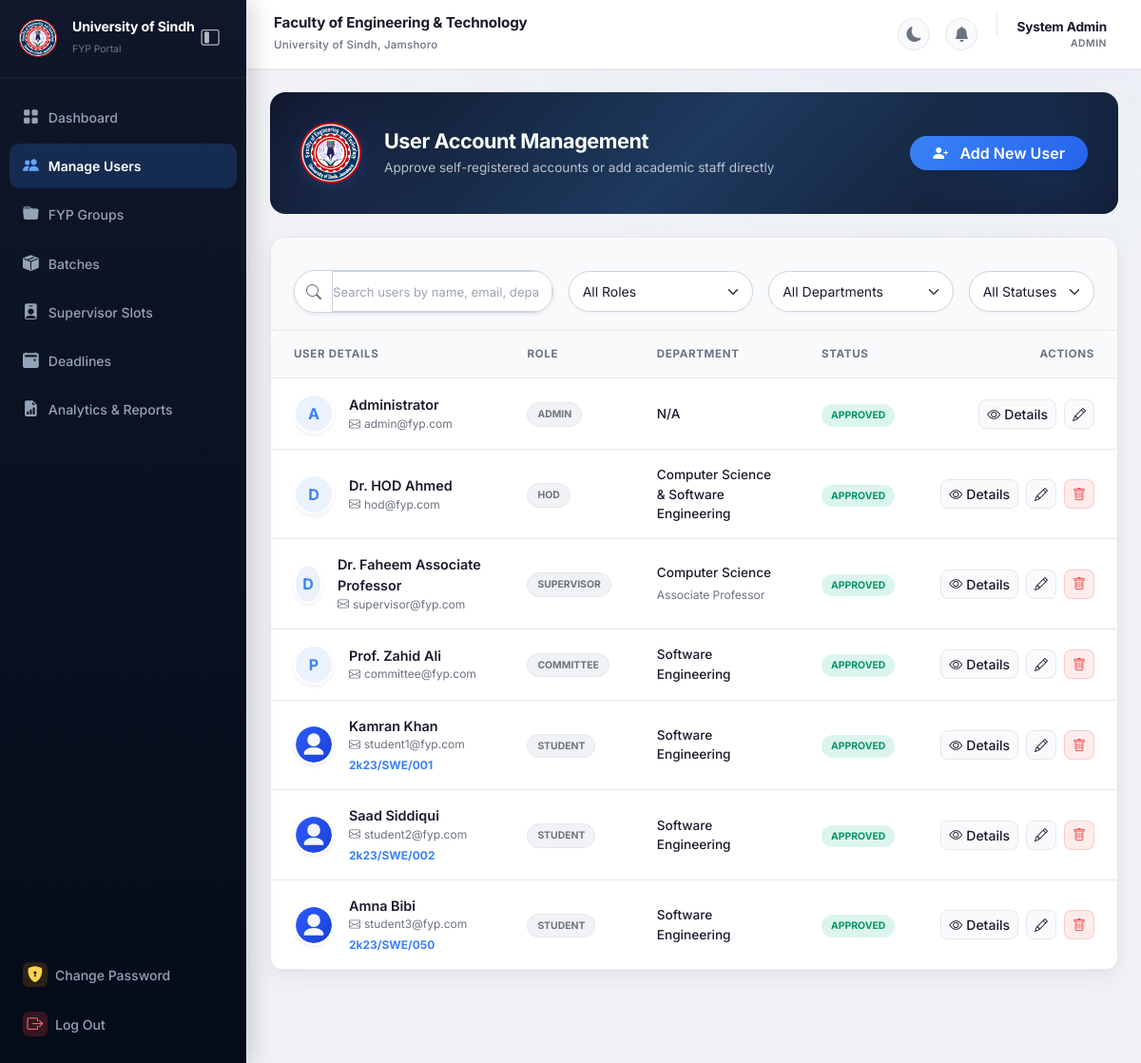
Page /admin/users (signed in) on the committed database.
### tables this page shows
CREATE TABLE users (
    id INT AUTO_INCREMENT PRIMARY KEY,
    email VARCHAR(255) NOT NULL UNIQUE,
    cnic VARCHAR(50) DEFAULT NULL UNIQUE,
    password VARCHAR(255) NOT NULL,
    role ENUM('admin', 'hod', 'student', 'supervisor', 'committee') NOT NULL,
    status ENUM('pending', 'approved', 'rejected') DEFAULT 'pending',
    reset_token VARCHAR(255) DEFAULT NULL,
    reset_token_expiry DATETIME DEFAULT NULL,
    created_at TIMESTAMP DEFAULT CURRENT_TIMESTAMP
);

CREATE TABLE profiles (
    user_id INT PRIMARY KEY,
    prefix VARCHAR(10) NOT NULL,
    surname VARCHAR(100) NOT NULL,
    cnic VARCHAR(20) NOT NULL UNIQUE,
    cnic_expiry DATE DEFAULT NULL,
    father_name VARCHAR(100) DEFAULT NULL,
    dob DATE NOT NULL,
    mobile_code VARCHAR(5) NOT NULL,
    mobile_no VARCHAR(15) NOT NULL,
    place_of_birth VARCHAR(100) DEFAULT NULL,
    country VARCHAR(100) DEFAULT NULL,
    province_state VARCHAR(100) DEFAULT NULL,
    district VARCHAR(100) DEFAULT NULL,
    city VARCHAR(100) DEFAULT NULL,
    home_address TEXT NOT NULL,
    permanent_address TEXT DEFAULT NULL,
    zip_code VARCHAR(20) DEFAULT NULL,
    blood_group VARCHAR(5) DEFAULT NULL,
    gender VARCHAR(10) NOT NULL,
    updated_at TIMESTAMP DEFAULT CURRENT_TIMESTAMP ON UPDATE CURRENT_TIMESTAMP,
    FOREIGN KEY (user_id) REFERENCES users(id) ON DELETE CASCADE
);

CREATE TABLE supervisors (
    user_id INT PRIMARY KEY,
    name VARCHAR(100) NOT NULL,
    designation VARCHAR(100) NOT NULL,
    department VARCHAR(100) NOT NULL,
    research_interest TEXT DEFAULT NULL,
    FOREIGN KEY (user_id) REFERENCES users(id) ON DELETE CASCADE
);

CREATE TABLE students (
    user_id INT PRIMARY KEY,
    student_id VARCHAR(50) NOT NULL UNIQUE,
    name VARCHAR(100) NOT NULL,
    phone VARCHAR(20) DEFAULT NULL,
    department VARCHAR(100) NOT NULL,
    avatar VARCHAR(255) DEFAULT NULL,
    shift ENUM('Morning', 'Evening') NOT NULL DEFAULT 'Morning',
    FOREIGN KEY (user_id) REFERENCES users(id) ON DELETE CASCADE
);

### src/Controller/AdminController.php (called while the page is built, shortened)
<?php
class AdminController extends BaseController {
    public function users() {
        $db = \Database::getInstance()->getConnection();
        $users = $db->query("SELECT u.*,
            COALESCE(s.name, sup.name, c.name, d.name, coord.name, 'Administrator') as name,
            s.student_id,
            s.avatar,
            s.shift,
            sup.designation,
            COALESCE(s.department, sup.department, c.department, d.department, coord.department, 'N/A') as department,
            prof.father_name,
            prof.dob,
            prof.mobile_code,
            prof.mobile_no,
            prof.gender,
            prof.province_state,
            prof.district,
            prof.home_address
            FROM users u
            LEFT JOIN students s ON u.id = s.user_id
            LEFT JOIN supervisors sup ON u.id = sup.user_id
            LEFT JOIN committees c ON u.id = c.user_id
            LEFT JOIN hods d ON u.id = d.user_id
            LEFT JOIN coordinators coord ON u.id = coord.user_id
            LEFT JOIN profiles prof ON u.id = prof.user_id
            ORDER BY CASE WHEN u.status = 'pending' THEN 1 ELSE 2 END ASC, u.created_at DESC")->fetchAll();
        $this->render('admin/users', [
            'users' => $users
        ]);
    }
}

### src/View/admin/users.php (the view, shortened to what this page needs)
<?php
$basePath = dirname($_SERVER['SCRIPT_NAME']) === '/' || dirname($_SERVER['SCRIPT_NAME']) === '\\' ? '' : dirname($_SERVER['SCRIPT_NAME']);
?>
<div class="group-hero">
    <div class="d-flex flex-column flex-md-row align-items-center justify-content-between gap-4 position-relative z-1">
        <div class="d-flex flex-column flex-md-row align-items-center gap-4 text-center text-md-start">
            <div class="group-hero-icon" style="background: transparent;">
                <img src="<?php echo $basePath; ?>/images/logo.png" alt="Logo" style="width: 100%; height: 100%; object-fit: contain;">
            </div>
            <div>
                <h4 class="text-white fw-bold m-0" style="font-size: 1.35rem; letter-spacing: -0.02em;">User Account Management</h4>
                <p class="mb-0 mt-1" style="color: rgba(255,255,255,0.7); font-size: 0.85rem;">Approve self-registered accounts or add academic staff directly</p>
            </div>
        </div>
        <button class="btn btn-primary rounded-pill px-4 align-self-stretch align-self-md-center shadow-sm border-0" style="background: linear-gradient(135deg, #3b82f6, #2563eb);" data-bs-toggle="modal" data-bs-target="#createUserModal">
            <i class="bi bi-person-plus-fill me-2"></i> Add New User
        </button>
    </div>
</div>
<div class="grp-section">
    <div class="grp-section-header">
        <div class="row g-3 align-items-center w-100 m-0">
            <div class="col-md-4 ps-0">
                <div class="input-group shadow-sm rounded-pill overflow-hidden border border-light-subtle">
                    <span class="input-group-text bg-white border-0"><i class="bi bi-search text-muted"></i></span>
                    <input type="text" class="form-control border-0 ps-0 table-search shadow-none" placeholder="Search users by name, email, department..." data-target="users-table">
                </div>
            </div>
            <div class="col-md-3">
                <select class="form-select table-filter shadow-sm rounded-pill border border-light-subtle" data-column="role" data-target="users-table">
                    <option value="all">All Roles</option>
                </select>
            </div>
            <div class="col-md-3">
                <select class="form-select table-filter shadow-sm rounded-pill border border-light-subtle" data-column="department" data-target="users-table">
                    <option value="all">All Departments</option>
                </select>
            </div>
            <div class="col-md-2 pe-0">
                <select class="form-select table-filter shadow-sm rounded-pill border border-light-subtle" data-column="status" data-target="users-table">
                    <option value="all">All Statuses</option>
                </select>
            </div>
        </div>
    </div>
    <div class="table-responsive">
        <table class="table modern-table m-0" id="users-table">
            <thead>
                <tr>
                    <th class="ps-4">User Details</th>
                    <th>Role</th>
                    <th>Department</th>
                    <th>Status</th>
                    <th class="text-end pe-4">Actions</th>
                </tr>
            </thead>
            <tbody>
                <?php foreach($users as $u): ?>
                <tr data-role="<?php echo htmlspecialchars($u['role']); ?>" data-department="<?php echo htmlspecialchars($u['department']); ?>" data-status="<?php echo htmlspecialchars($u['status']); ?>">
                    <td class="ps-4">
                        <div class="d-flex align-items-center gap-3">
                            <?php if ($u['role'] === 'student'): ?>
                                <?php $avatarFile = !empty($u['avatar']) ? $u['avatar'] : 'default_avatar.svg'; ?>
                                <img src="<?php echo $basePath; ?>/uploads/avatars/<?php echo htmlspecialchars($avatarFile); ?>" class="rounded-circle shadow-sm" style="width: 42px; height: 42px; object-fit: cover; border: 2px solid var(--card-bg);" alt="Avatar">
                            <?php else: ?>
                                <div class="rounded-circle d-flex align-items-center justify-content-center shadow-sm" style="width: 42px; height: 42px; font-weight: bold; background: rgba(59,130,246,0.1); color: #3b82f6; border: 2px solid var(--card-bg);">
                                    <?php echo strtoupper(substr($u['name'], 0, 1)); ?>
                                </div>
                            <?php endif; ?>
                            <div>
                                <div class="fw-semibold" style="font-size: 0.9rem;"><?php echo htmlspecialchars($u['name']); ?></div>
                                <div class="text-muted" style="font-size: 0.75rem;"><i class="bi bi-envelope me-1"></i><?php echo htmlspecialchars($u['email']); ?></div>
                                <?php if($u['student_id']): ?>
                                    <div class="mt-1 fw-bold" style="color: var(--primary-color); font-size: 0.75rem;"><?php echo htmlspecialchars($u['student_id']); ?></div>
                                <?php endif; ?>
                            </div>
                        </div>
                    </td>
                    <td>
                        <span class="status-pill bg-light text-secondary border">
                            <?php echo htmlspecialchars($u['role']); ?>
                        </span>
                    </td>
                    <td>
                        <div class="fw-medium" style="font-size: 0.85rem;"><?php echo htmlspecialchars($u['department']); ?></div>
                        <?php if($u['designation']): ?>
                            <small class="text-muted" style="font-size: 0.75rem;"><?php echo htmlspecialchars($u['designation']); ?></small>
                        <?php endif; ?>
                    </td>
                    <td>
                        <?php if($u['status'] === 'approved'): ?>
                            <span class="status-pill" style="background: rgba(16,185,129,0.15); color: #059669;">Approved</span>
                        <?php elseif($u['status'] === 'pending'): ?>
                            <span class="status-pill animate-pulse" style="background: rgba(245,158,11,0.15); color: #d97706;">Pending</span>
                        <?php else: ?>
                            <span class="status-pill" style="background: rgba(239,68,68,0.15); color: #dc2626;">Rejected</span>
                        <?php endif; ?>
                    </td>
                    <td class="text-end pe-4">
                        <div class="d-flex justify-content-end gap-2">
                            <button type="button" class="btn btn-sm d-flex align-items-center gap-1 btn-view-user" style="background: var(--form-bg); border: 1px solid var(--border-color); color: var(--text-primary); border-radius: 8px; font-weight: 500; transition: all 0.2s;" onmouseover="this.style.background='var(--border-color)';" onmouseout="this.style.background='var(--form-bg)';"
                                data-bs-toggle="modal" data-bs-target="#viewUserModal"
                                data-id="<?php echo htmlspecialchars((string)($u['id']), ENT_QUOTES, 'UTF-8'); ?>"
                                data-name="<?php echo htmlspecialchars($u['name'] ?? ''); ?>"
                                data-role="<?php echo htmlspecialchars($u['role'] ?? ''); ?>"
                                data-email="<?php echo htmlspecialchars($u['email'] ?? ''); ?>"
                                data-cnic="<?php echo htmlspecialchars($u['cnic'] ?? 'N/A'); ?>"
                                data-student-id="<?php echo htmlspecialchars($u['student_id'] ?? 'N/A'); ?>"
                                data-dept="<?php echo htmlspecialchars($u['department'] ?? ''); ?>"
                                data-shift="<?php echo htmlspecialchars($u['shift'] ?? 'N/A'); ?>"
                                data-father="<?php echo htmlspecialchars($u['father_name'] ?? 'N/A'); ?>"
                                data-phone="<?php echo htmlspecialchars(($u['mobile_code'] ?? '') . ($u['mobile_no'] ?? 'N/A')); ?>"
                                data-gender="<?php echo htmlspecialchars($u['gender'] ?? 'N/A'); ?>"
                                data-dob="<?php echo htmlspecialchars($u['dob'] ?? 'N/A'); ?>"
                                data-domicile="<?php echo htmlspecialchars(($u['province_state'] ?? '') . ' / ' . ($u['district'] ?? 'N/A')); ?>"
                                data-address="<?php echo htmlspecialchars($u['home_address'] ?? 'Not Provided Yet'); ?>"
                                data-designation="<?php echo htmlspecialchars($u['designation'] ?? 'N/A'); ?>"
                                data-status="<?php echo htmlspecialchars($u['status'] ?? ''); ?>"
                                data-avatar="<?php echo htmlspecialchars($u['role'] === 'student' ? (!empty($u['avatar']) ? $u['avatar'] : 'default_avatar.svg') : ''); ?>">
                                <i class="bi bi-eye"></i> Details
                            </button>
                            <?php if($u['status'] === 'pending'): ?>
                                <a href="<?php echo $basePath; ?>/admin/users/approve?id=<?php echo htmlspecialchars((string)($u['id']), ENT_QUOTES, 'UTF-8'); ?>" class="btn btn-sm d-flex align-items-center gap-1" style="background: linear-gradient(135deg, #10b981, #059669); color: white; border: none; border-radius: 8px; font-weight: 500; box-shadow: 0 4px 10px rgba(16,185,129,0.2);">Approve</a>
                                <a href="<?php echo $basePath; ?>/admin/users/reject?id=<?php echo htmlspecialchars((string)($u['id']), ENT_QUOTES, 'UTF-8'); ?>" class="btn btn-sm d-flex align-items-center gap-1" style="background: rgba(239, 68, 68, 0.1); color: #ef4444; border: 1px solid rgba(239, 68, 68, 0.2); border-radius: 8px; font-weight: 500;">Reject</a>
                            <?php else: ?>
                                <button type="button" class="btn btn-sm d-flex align-items-center gap-1 btn-edit-user" style="background: var(--form-bg); border: 1px solid var(--border-color); color: var(--text-primary); border-radius: 8px; font-weight: 500;"
                                    data-bs-toggle="modal" data-bs-target="#editUserModal"
                                    data-id="<?php echo htmlspecialchars((string)($u['id']), ENT_QUOTES, 'UTF-8'); ?>"
                                    data-name="<?php echo htmlspecialchars($u['name'] ?? ''); ?>"
                                    data-role="<?php echo htmlspecialchars($u['role'] ?? ''); ?>"
                                    data-email="<?php echo htmlspecialchars($u['email'] ?? ''); ?>"
                                    data-cnic="<?php echo htmlspecialchars($u['cnic'] ?? ''); ?>"
                                    data-student-id="<?php echo htmlspecialchars($u['student_id'] ?? ''); ?>"
                                    data-dept="<?php echo htmlspecialchars($u['department'] ?? ''); ?>"
                                    data-shift="<?php echo htmlspecialchars($u['shift'] ?? 'Morning'); ?>"
                                    data-designation="<?php echo htmlspecialchars($u['designation'] ?? ''); ?>"
                                    data-interests="<?php echo htmlspecialchars($u['research_interest'] ?? ''); ?>">
                                    <i class="bi bi-pencil"></i>
                                </button>
                                <?php if($u['role'] !== 'admin'): ?>
                                    <a href="<?php echo $basePath; ?>/admin/users/delete?id=<?php echo htmlspecialchars((string)($u['id']), ENT_QUOTES, 'UTF-8'); ?>" class="btn btn-sm d-flex align-items-center gap-1" style="background: rgba(239, 68, 68, 0.1); color: #ef4444; border: 1px solid rgba(239, 68, 68, 0.2); border-radius: 8px; font-weight: 500;" onclick="return confirm('Are you sure you want to permanently delete this user account? This cannot be undone.');">
                                        <i class="bi bi-trash"></i>
                                    </a>
                                <?php endif; ?>
                            <?php endif; ?>
                        </div>
                    </td>
                </tr>
                <?php endforeach; ?>
            </tbody>
        </table>
    </div>
</div>

### rows in the picture
users: name "A", name "Administrator", email "admin@fyp.com", role "ADMIN", department "N/A", status "APPROVED"
profiles: name "D", name "Dr. HOD Ahmed", user_id.email "hod@fyp.com", user_id.role "HOD", department "Computer Science & Software Engineering"
users: name "D", name "Dr. Faheem Associate Professor", email "supervisor@fyp.com", role "SUPERVISOR", department "Computer Science", supervisors.designation "Associate Professor", status "APPROVED"
profiles: name "P", name "Prof. Zahid Ali", user_id.email "committee@fyp.com", user_id.role "COMMITTEE", department "Software Engineering"
users: name "Kamran Khan", email "student1@fyp.com", students.student_id "2k23/SWE/001", role "STUDENT", department "Software Engineering", status "APPROVED"
users: name "Saad Siddiqui", email "student2@fyp.com", students.student_id "2k23/SWE/002", role "STUDENT", department "Software Engineering", status "APPROVED"
users: name "Amna Bibi", email "student3@fyp.com", students.student_id "2k23/SWE/050", role "STUDENT", department "Software Engineering", status "APPROVED"

### other values in the picture
$name "System Admin"
$role "ADMIN"
